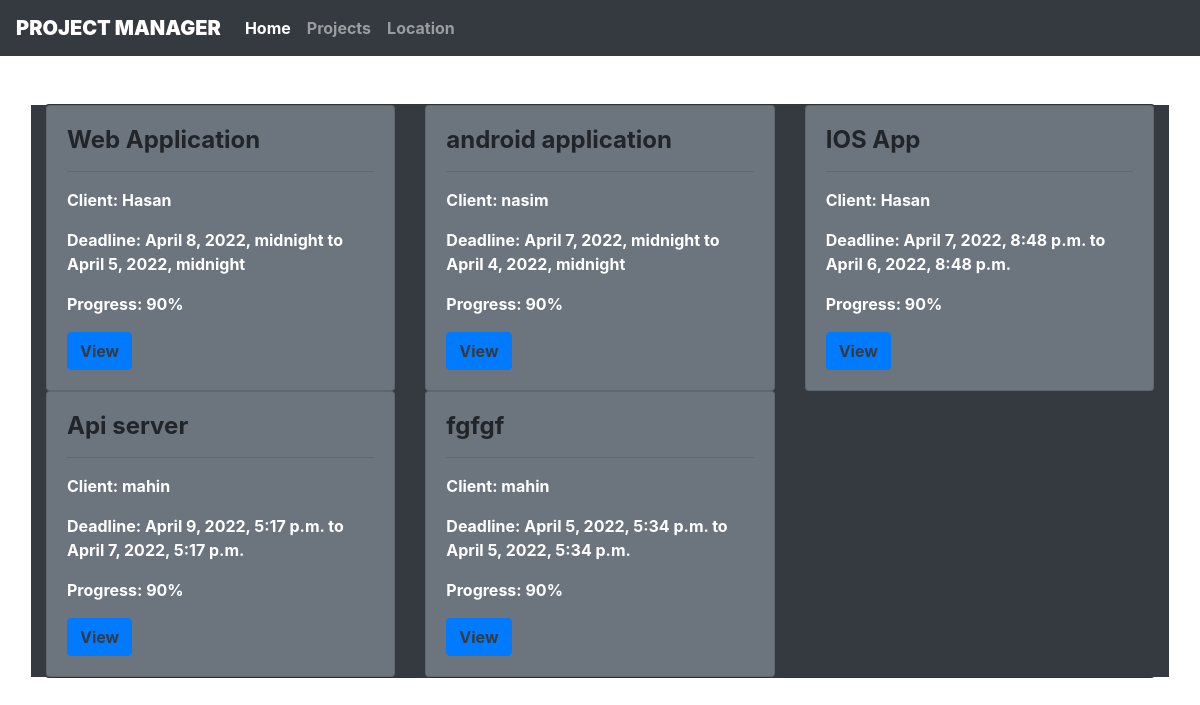
The page / on the database its author committed.
### core/models.py (models this page shows, shortened)
class Project(models.Model):
    project_name = models.CharField(max_length=100, null=True, blank=Tree)
    start_date = models.DateTimeField(null=True, blank=True)
    end_date = models.DateTimeField(null=True, blank=True)
    tool = models.ManyToManyField(Tool, blank=True)
    customer = models.ForeignKey(Customer, null=True, on_delete=models.CASCADE)

class Customer(models.Model):
    customer_name = models.CharField(max_length=20)
    email = models.EmailField(max_length=64)
    phone = models.CharField(max_length=32)
    organization = models.CharField(max_length=20)

### core/views.py (the view)
# urls.py: 2. Add a URL to urlpatterns:  path('', views.home, name='home')
def home(request):
    projects = Project.objects.all()
    context= {
        'projects': projects
        }
    return render(request, 'core/home.html', context)

### core/templates/core/home.html (shortened to what this page needs)
{% extends 'core/base.html' %}
{% load static %}
{% block homeactive %}
active
{% endblock homeactive %}
{% block projectactive %}
{% endblock projectactive %}
{% block bodycontent %}
<br>
<div class="container mt-4 fw-bolder">
  <div class="card bg-dark">
    <div class="row bg-dark">
      {% for project in projects %}
      <div class="col-md-4">
        <div class="card bg-secondary">
          <div class="card-body">
            <h4 class=" card-title"><b>{{project.project_name}}</b></h4>
            <hr />
            <p class="card-text text-white"><b>Client: {{project.customer.customer_name}}</b></p>
            <p class="card-text text-white">
              <b>Deadline: {{project.end_date}} to {{project.start_date}}</b>
            </p>
            <p class="card-text text-white"><b>Progress: 90%</b></p>
            <a class="btn btn-primary text-dark" href="{% url 'task' project.id %}"><b>View</b></a>
            </div>
          </div>
        </div>
        {% endfor %}
      </div>
  </div>
</div>
{% endblock %}

### rows shown on the page
Project: project_name "Web Application", customer.customer_name "Hasan", end_date "April 8, 2022, midnight", start_date "April 5, 2022, midnight"
Project: project_name "android application", customer.customer_name "nasim", end_date "April 7, 2022, midnight", start_date "April 4, 2022, midnight"
Project: project_name "IOS App", customer.customer_name "Hasan", end_date "April 7, 2022, 8:48 p.m.", start_date "April 6, 2022, 8:48 p.m."
Project: project_name "Api server", customer.customer_name "mahin", end_date "April 9, 2022, 5:17 p.m.", start_date "April 7, 2022, 5:17 p.m."
Project: project_name "fgfgf", customer.customer_name "mahin", end_date "April 5, 2022, 5:34 p.m.", start_date "April 5, 2022, 5:34 p.m."
